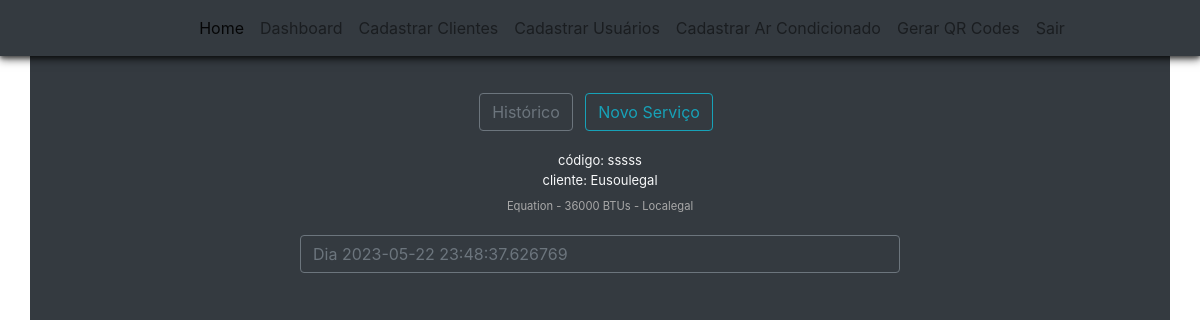
/dashboard/cliente/relatorio-servico/47 (signed in), run on the app's committed database.
### climaxcool/models.py (models this page shows)
class Equipments(database.Model):
    id = database.Column(database.Integer, primary_key=True)
    name_equipment = database.Column(database.String, nullable=False)
    btus_equipment = database.Column(database.Integer, nullable=False)
    brand_equipment = database.Column(database.String, nullable=False)
    address = database.Column(database.String, nullable=False)
    qr_code = database.Column(database.String, unique=True)
    status_equipment = database.Column(database.String, default="ATIVO")
    date_create = database.Column(database.DateTime, nullable=False, default=datetime.utcnow)
    id_customer = database.Column(database.Integer, database.ForeignKey('customers.id'), nullable=False)
    id_user = database.Column(database.Integer, database.ForeignKey('users.id'), nullable=False)

class Customers(database.Model):
    id = database.Column(database.Integer, primary_key=True)
    type_customer = database.Column(database.String, nullable=False)
    number_register_customer = database.Column(database.String, nullable=False, unique=True)
    name_customer = database.Column(database.String, nullable=False)
    name_responsible = database.Column(database.String)
    email = database.Column(database.String)
    address = database.Column(database.String)
    telephone_fixed = database.Column(database.String)
    telephone_mobile = database.Column(database.String, nullable=False)
    reference_point = database.Column(database.String)
    status_customer = database.Column(database.String, default="ATIVO")
    date_create = database.Column(database.DateTime, nullable=False, default=datetime.utcnow)
    id_user = database.Column(database.Integer, database.ForeignKey('users.id'), nullable=False)
    equipment = database.relationship('Equipments', backref='company_asset', lazy=True)

class Services(database.Model):
    id = database.Column(database.Integer, primary_key=True)
    service = database.Column(database.String, nullable=False)
    date_create = database.Column(database.DateTime, nullable=False, default=datetime.utcnow)
    annotations = database.Column(database.String)
    price = database.Column(database.Integer)
    id_customer = database.Column(database.Integer, database.ForeignKey('customers.id'), nullable=False)
    id_equipment = database.Column(database.Integer, database.ForeignKey('equipments.id'), nullable=False)
    id_expert = database.Column(database.Integer, database.ForeignKey('users.id'), nullable=False)

### climaxcool/route/routes.py (the view)
@app.route('/dashboard/cliente/relatorio-servico', defaults={'equipment_id': None})
@app.route('/dashboard/cliente/relatorio-servico/<int:equipment_id>')
@login_required
def report_service(equipment_id):
    equipment = None
    services_for_equipment = []
    if equipment_id is not None:
        equipment = Equipments.query.filter_by(id=equipment_id).first()
        customer = Customers.query.filter_by(id=equipment.id_customer).first();
        services = Services.query.filter_by(id_equipment=equipment_id).all();
        for service in services:
            expert = Users.query.filter_by(id=service.id_expert).first();
            list_services = service.service.split(",")
            list_services.pop()
            print(f"lista de serviços {list_services}")
            services_for_equipment.append( report_service_model(
                id=service.id,
                date= service.date_create,
                list_services= list_services,
                annotations= service.annotations,
                expert= expert.username,
                price= service.price,
            ))
    return render_template('report_service.html', equipment=equipment, customer=customer, services=services_for_equipment)

### climaxcool/models.py (called while the page is built)
@login_manager.user_loader
def load_user(id_user):
    return Users.query.get(int(id_user))

### climaxcool/templates/report_service.html (shortened to what this page needs)
{% extends 'nav_logged.html' %}
{% block bodynav %}
<div class="container bg-dark" style="padding-top: 60px; height: 100vh;">
    <div class="py-2 text-center">
        <div class="pb-2">
            <a id="btn-historico" class="btn btn-outline-secondary mr-2" href="{{url_for('report_service', equipment_id=equipment.id, customer_id=customer.id)}}">Histórico</a>
            <a id="btn-novo-servico" class="btn btn-outline-info mr-2" href="{{url_for('new_service', equipment_id=equipment.id, customer_id=customer.id)}}">Novo Serviço</a>
        </div>
    </div>
    <div class="container text-center text-light" id="option1">
        <div class="mt-1">
            <p style="font-size: small;" class="my-0">código: {{ equipment.qr_code }}</p>
            <p style="font-size: small;" class="my-0">cliente: {{customer.name_customer}}</p>
            <p style="font-size: 0.7rem; color: darkgrey;" class="mt-2">
                {{equipment.name_equipment}}
            </p>
        </div>
    </div>
    <div class="container row justify-content-center text-center text-light mx-0">
        {%for service in services%}
        <div class="col-md-7 mb-1">
            <button style="width: 100%; text-align: start;" class="btn btn-outline-secondary mt-1" type="button" data-bs-toggle="collapse" data-bs-target="#serv{{service.id}}"> Dia {{service.date}}</button>
        </div>
        {%endfor%}
    </div>
</div>
{% endblock %}

### data on the page
Equipments: qr_code "sssss", name_equipment "Equation - 36000 BTUs - Localegal"
Customers: name_customer "Eusoulegal"
Services: date "2023-05-22 23:48:37.626769"
